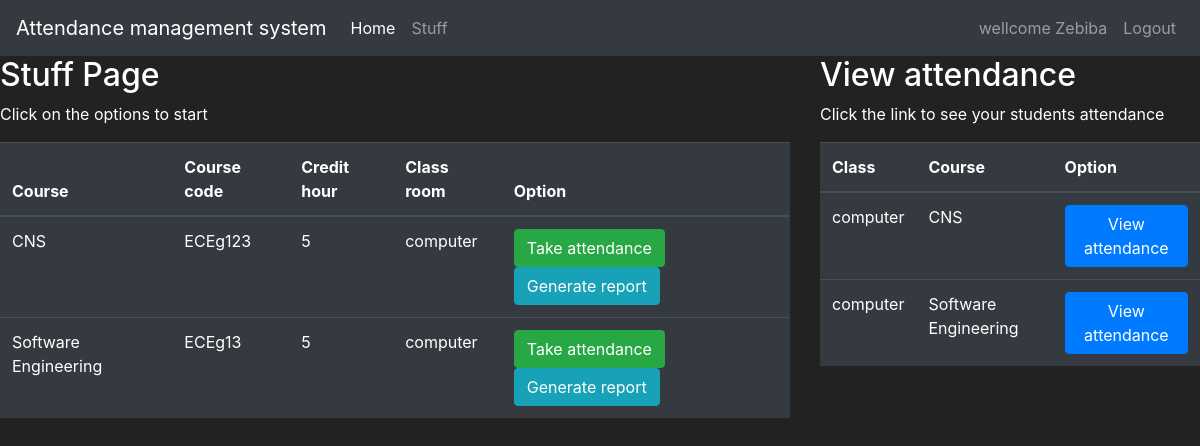
/stuff (signed in), run on the app's committed database.
### attendance/models.py (models this page shows, shortened)
class Stuff(db.Model, UserMixin):
    id = db.Column(db.Integer(), primary_key=True)
    username = db.Column(db.String(length=30), nullable=False, unique=True)
    email_address = db.Column(db.String(length=30), nullable=False, unique=True)
    password_hash = db.Column(db.String(length=60), nullable=False)
    owned_stuff = db.relationship('Course', backref='owned_stuff', lazy=True)
    @property
    def password(self):
        return self.password_hash

class Course(db.Model):
    id = db.Column(db.Integer(), primary_key=True)
    c_name = db.Column(db.String(length=30), nullable=False)
    code = db.Column(db.String(length=30), nullable=False)
    credit_hour = db.Column(db.Integer(), nullable=False)
    academic_year = db.Column(db.Integer(), nullable=False)
    semester = db.Column(db.Integer(), nullable=False)
    class_r = db.Column(db.String(length=30), nullable=False)
    stud_id = db.Column(db.Integer(), db.ForeignKey('stud.id'))
    stuff_id = db.Column(db.Integer(), db.ForeignKey('stuff.id'))
    taken = db.relationship('Attendancee', backref="taken", lazy=True)

### attendance/views/routes.py (the view, shortened to what this page needs)
@app.route("/stuff", methods=['GET', 'POST'])
@login_required
def stuff_page():
    attendForm = TakAttendForm()
    reportForm = AttendReportForm()
    course=Course.query.filter_by(stuff_id=current_user.id)
    owner=Course.query.filter_by(stuff_id=current_user.id)
    return render_template('stuff.html', attendForm=attendForm, course=course, reportForm=reportForm)

### attendance/models.py (called while the page is built)
@login_manager.user_loader
def load_user(stuff_id):
    return Stuff.query.get(int(stuff_id))

### attendance/templates/stuff.html (shortened to what this page needs)
{% extends 'base.html'%}
{% block content %}
<div class="row" style="margin-top:200px, margin-left-28px;">
   <div class="col-8">
      <h2>Stuff Page </h2>
      <p>Click on the options to start </p>
      <table class="table table-hover table-dark">
         <thead>
            <tr>
               <th scope="col">Course </th>
               <th scope="col">Course code </th>
               <th scope="col">Credit hour</th>
               <th scope="col">Class room</th>
               <th scope="col">Option</th>
            </tr>
         </thead>
         <tbody>
            {% for course  in course %}
            {% include 'includes/take_attend.html' %}
            <tr>
               <td>{{ course.c_name }}</td>
               <td>{{ course.code }}</td>
               <td>{{ course.credit_hour }}</td>
               <td>{{ course.class_r }}</td>
               <td>
                  <button class="btn btn-outline btn-success" data-toggle="modal" data-target="#modal-take_attend-{{ course.id }}">Take attendance</button>
                  <button class="btn btn-outline btn-info" data-toggle="modal" data-target="#modal-attend_report-{{ course.id }}">Generate report</button>
               </td>
            </tr>
            {% endfor %}
   <div class="col-4">
     <h2>View attendance </h2>
       <p>Click the link to see your students attendance </p>
       <table class="table table-hover table-dark">
         <thead>
            <tr>
               <th scope="col">Class </th>
               <th scope="col">Course </th>
               <th scope="col">Option</th>
            </tr>
         </thead>
         <tbody>
            {% for course  in course %}
            <tr>
               <td>{{ course.class_r }}</td>
               <td>{{ course.c_name }}</td>
               <td>
                  <a class="btn btn-primary" href="{{ url_for('view_attend_page') }}">View attendance</a>
               </td>
            </tr>
            {% endfor %}
         </tbody>
      </table>
      </div>
{% endblock %}

### attendance/templates/base.html (shortened to what this page needs)
<!doctype html>
<html lang="en">
   <head>
      <link rel="stylesheet" href="https://cdn.jsdelivr.net/npm/bootstrap@4.5.3/dist/css/bootstrap.min.css">
   </head>
   <body>
     <nav class="navbar navbar-expand-md navbar-dark bg-dark">
       <a class="navbar-brand" href="#">Attendance management system</a>
          <div class="collapse navbar-collapse" id="navbarNav">
            <ul class="navbar-nav mr-auto">
               <li class="nav-item active">
                  <a class="nav-link" href="{{ url_for('home_page') }}">Home <span class="sr-only">(current)</span></a>
              </li>
                 <li class="nav-item">
                  <a class="nav-link" href="{{ url_for('stuff_page') }}">Stuff</a>
              </li>
            </ul>
               {% if current_user.is_authenticated %}
                <ul class="navbar-nav">
                   <li class="nav-item">
                       <a class="nav-link">wellcome {{ current_user.username }}</a>
                    </li>
                   <li class="nav-item">
                        <a class="nav-link" href="{{ url_for('logout_page') }}">Logout</a>
                   </li>
                </ul>
                {% endif %}
          </div>
     </nav>
     {% block content %}
      {% endblock %}
   </body>
</html>

### attendance/templates/base.html (style rules this page uses)
body { background-color: #222222; color: white }

### data on the page
Stuff: username "Zebiba"
Course: c_name "CNS", code "ECEg123", credit_hour "5", class_r "computer"
Course: c_name "Software Engineering", code "ECEg13", credit_hour "5", class_r "computer"
